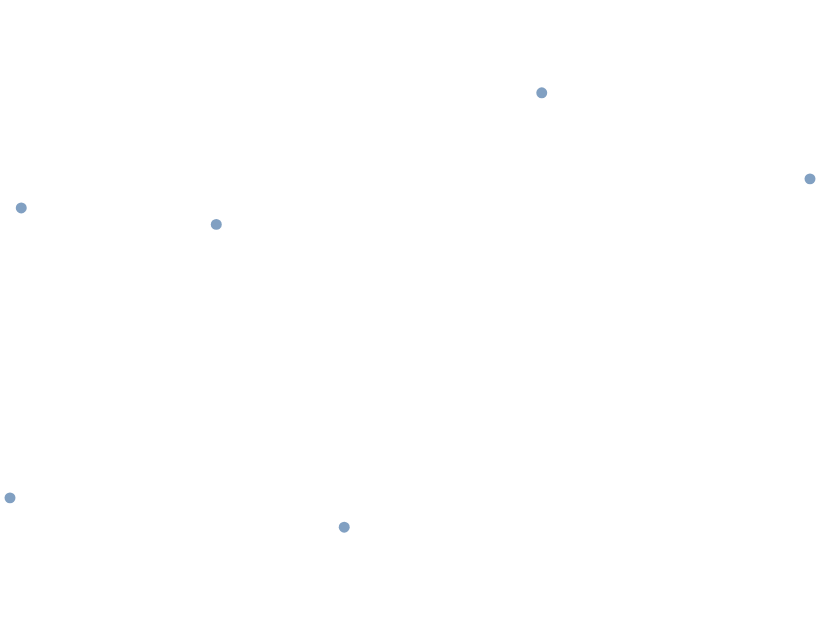

Vega-Lite specification for this chart:
### Vega-Lite specification from a JSON file in a GitHub repository (floating-point values rounded to 4 significant figures)
{"$schema": "https://vega.github.io/schema/vega-lite/v6.json", "padding": 5, "autosize": "none", "width": 400, "height": 300, "data": {"values": [{"lon": -74, "lat": 40.7, "n": 8}, {"lon": 2.35, "lat": 48.85, "n": 5}, {"lon": 139.7, "lat": 35.7, "n": 9}, {"lon": 151.2, "lat": -33.9, "n": 3}, {"lon": -43.2, "lat": -22.9, "n": 6}, {"lon": 28, "lat": -26.2, "n": 2}]}, "projection": {"type": "conicEqualArea"}, "mark": "circle", "encoding": {"longitude": {"field": "lon", "type": "quantitative"}, "latitude": {"field": "lat", "type": "quantitative"}}}
